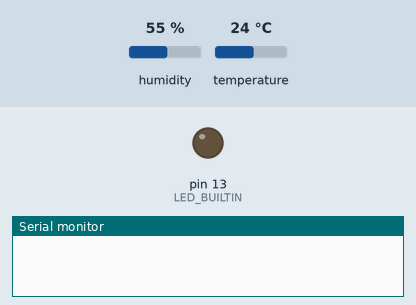
Recording of a sketch running on a simulated Arduino Uno, built with avr-gcc and run on an emulated ATmega328P. Parts: output pins drawn as LEDs (lit = HIGH), the last lines printed to the serial monitor. Inputs (shaded band) come from the test bench; at power-on: humidity 55 %, temperature 24 °C.

Above: at 0.1 s.
At 2.3 s:
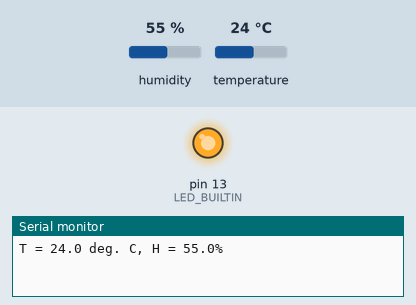
Timing chart, 0 to 8.3 s (numbered marks = the images above):
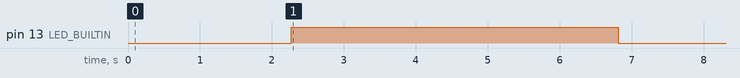

The sketch:

sensorlogic.ino
```cpp
#include <Arduino.h>
#include "DHT_Async.h"
#define DHT_SENSOR_TYPE DHT_TYPE_11
static const int DHT_SENSOR_PIN = 2;
DHT_Async dht_sensor(DHT_SENSOR_PIN, DHT_SENSOR_TYPE);
// store last 3 humidity readings
float lastHumidities[3] = {0};

void setup() {
    Serial.begin(9600);
    pinMode(LED_BUILTIN, OUTPUT);
}


static bool measure_environment(float *temperature, float *humidity) {
    static unsigned long measurement_timestamp = millis();

    /* Measure once every four seconds. */
    if (millis() - measurement_timestamp > 1000ul) {
        if (dht_sensor.measure(temperature, humidity)) {
            measurement_timestamp = millis();
            return (true);
        }
    }

    return (false);
}

/*
 * Calculate the average of the last 3 humidity readings.
 */
float calculateAverageHumidity() {
    float sum = 0;
    for (int i = 0; i < 3; ++i) {
        sum += lastHumidities[i];
    }
    return sum / 3.0;
}

/*
 * Main program loop.
 */
void loop() {
    float temperature;
    float humidity;

    /* Measure temperature and humidity. */
    if (measure_environment(&temperature, &humidity)) {
        Serial.print("T = ");
        Serial.print(temperature, 1);
        Serial.print(" deg. C, H = ");
        Serial.print(humidity, 1);
        Serial.println("%");

        // Store the current humidity reading in the lastHumidities array
        // and calculate the average
        for (int i = 0; i < 2; ++i) {
            lastHumidities[i] = lastHumidities[i + 1];
        }
        lastHumidities[2] = humidity;
        float baselineHumidity = calculateAverageHumidity();

        // Activate LED if current humidity is higher than baseline average
        if (humidity > baselineHumidity) {
            digitalWrite(LED_BUILTIN, HIGH);
        } else {
            digitalWrite(LED_BUILTIN, LOW);
        }
    }
}
```

Measured:
- by itself, pin 13 (LED_BUILTIN): LOW → HIGH at 2.3 s, → LOW 4.5 s later
